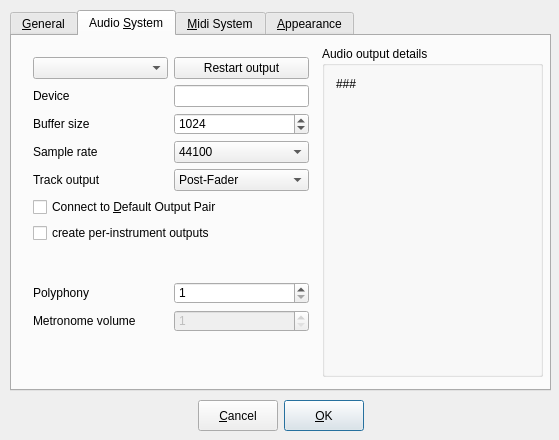
<ui version="4.0" >
 <class>PreferencesDialog_UI</class>
 <widget class="QDialog" name="PreferencesDialog_UI" >
  <property name="geometry" >
   <rect>
    <x>0</x>
    <y>0</y>
    <width>559</width>
    <height>440</height>
   </rect>
  </property>
  <property name="windowTitle" >
   <string>Form1</string>
  </property>
  <widget class="QWidget" name="Layout33" >
   <property name="geometry" >
    <rect>
     <x>10</x>
     <y>400</y>
     <width>541</width>
     <height>31</height>
    </rect>
   </property>
   <layout class="QHBoxLayout" >
    <property name="spacing" >
     <number>6</number>
    </property>
    <property name="leftMargin" >
     <number>0</number>
    </property>
    <property name="topMargin" >
     <number>0</number>
    </property>
    <property name="rightMargin" >
     <number>0</number>
    </property>
    <property name="bottomMargin" >
     <number>0</number>
    </property>
    <item>
     <spacer>
      <property name="orientation" >
       <enum>Qt::Horizontal</enum>
      </property>
      <property name="sizeType" >
       <enum>QSizePolicy::Expanding</enum>
      </property>
      <property name="sizeHint" >
       <size>
        <width>184</width>
        <height>16</height>
       </size>
      </property>
     </spacer>
    </item>
    <item>
     <widget class="QPushButton" name="cancelBtn" >
      <property name="sizePolicy" >
       <sizepolicy vsizetype="Preferred" hsizetype="Preferred" >
        <horstretch>0</horstretch>
        <verstretch>0</verstretch>
       </sizepolicy>
      </property>
      <property name="minimumSize" >
       <size>
        <width>0</width>
        <height>22</height>
       </size>
      </property>
      <property name="text" >
       <string>&amp;Cancel</string>
      </property>
      <property name="shortcut" >
       <string>Alt+C</string>
      </property>
     </widget>
    </item>
    <item>
     <widget class="QPushButton" name="okBtn" >
      <property name="sizePolicy" >
       <sizepolicy vsizetype="Preferred" hsizetype="Preferred" >
        <horstretch>0</horstretch>
        <verstretch>0</verstretch>
       </sizepolicy>
      </property>
      <property name="minimumSize" >
       <size>
        <width>0</width>
        <height>22</height>
       </size>
      </property>
      <property name="text" >
       <string>&amp;OK</string>
      </property>
      <property name="shortcut" >
       <string>Alt+O</string>
      </property>
      <property name="default" >
       <bool>true</bool>
      </property>
      <property name="flat" >
       <bool>false</bool>
      </property>
     </widget>
    </item>
    <item>
     <spacer>
      <property name="orientation" >
       <enum>Qt::Horizontal</enum>
      </property>
      <property name="sizeType" >
       <enum>QSizePolicy::Expanding</enum>
      </property>
      <property name="sizeHint" >
       <size>
        <width>183</width>
        <height>16</height>
       </size>
      </property>
     </spacer>
    </item>
   </layout>
  </widget>
  <widget class="QTabWidget" name="TabWidget2" >
   <property name="geometry" >
    <rect>
     <x>10</x>
     <y>10</y>
     <width>541</width>
     <height>381</height>
    </rect>
   </property>
   <property name="sizePolicy" >
    <sizepolicy vsizetype="Expanding" hsizetype="Expanding" >
     <horstretch>0</horstretch>
     <verstretch>0</verstretch>
    </sizepolicy>
   </property>
   <property name="toolTip" >
    <string/>
   </property>
   <property name="tabShape" >
    <enum>QTabWidget::Rounded</enum>
   </property>
   <property name="currentIndex" >
    <number>1</number>
   </property>
   <widget class="QWidget" name="tab_1" >
    <attribute name="title" >
     <string>&amp;General</string>
    </attribute>
    <widget class="QCheckBox" name="restoreLastUsedSongCheckbox" >
     <property name="geometry" >
      <rect>
       <x>10</x>
       <y>10</y>
       <width>511</width>
       <height>31</height>
      </rect>
     </property>
     <property name="minimumSize" >
      <size>
       <width>0</width>
       <height>22</height>
      </size>
     </property>
     <property name="text" >
      <string>&amp;Reopen last used song</string>
     </property>
     <property name="shortcut" >
      <string>Alt+R</string>
     </property>
    </widget>
    <widget class="QCheckBox" name="useLashCheckbox" >
     <property name="geometry" >
      <rect>
       <x>10</x>
       <y>40</y>
       <width>511</width>
       <height>31</height>
      </rect>
     </property>
     <property name="text" >
      <string>Use lash</string>
     </property>
    </widget>
    <widget class="QSpinBox" name="sBcountOffset" >
     <property name="geometry" >
      <rect>
       <x>11</x>
       <y>91</y>
       <width>52</width>
       <height>21</height>
      </rect>
     </property>
     <property name="toolTip" >
      <string>first step, adjust timing mismatch between controller/keyboard trigger latency and computed bpm</string>
     </property>
     <property name="minimum" >
      <number>-200</number>
     </property>
     <property name="maximum" >
      <number>200</number>
     </property>
    </widget>
    <widget class="QLabel" name="bClabel_2" >
     <property name="geometry" >
      <rect>
       <x>70</x>
       <y>91</y>
       <width>331</width>
       <height>21</height>
      </rect>
     </property>
     <property name="text" >
      <string>Beat counter drift compensation in 1/10 ms   </string>
     </property>
    </widget>
    <widget class="QSpinBox" name="sBstartOffset" >
     <property name="geometry" >
      <rect>
       <x>11</x>
       <y>121</y>
       <width>52</width>
       <height>21</height>
      </rect>
     </property>
     <property name="toolTip" >
      <string>second step, adjust offset between last controller/keybord trigger and the deferred sequencer startup </string>
     </property>
     <property name="minimum" >
      <number>-500</number>
     </property>
     <property name="maximum" >
      <number>500</number>
     </property>
    </widget>
    <widget class="QLabel" name="label" >
     <property name="geometry" >
      <rect>
       <x>70</x>
       <y>121</y>
       <width>261</width>
       <height>21</height>
      </rect>
     </property>
     <property name="text" >
      <string>Beat counter start offset in ms    </string>
     </property>
    </widget>
   </widget>
   <widget class="QWidget" name="tab_2" >
    <attribute name="title" >
     <string>Audio &amp;System</string>
    </attribute>
    <widget class="QGroupBox" name="groupBox" >
     <property name="geometry" >
      <rect>
       <x>310</x>
       <y>10</y>
       <width>221</width>
       <height>331</height>
      </rect>
     </property>
     <property name="title" >
      <string>Audio output details</string>
     </property>
     <layout class="QVBoxLayout" >
      <item>
       <widget class="QLabel" name="driverInfoLbl" >
        <property name="text" >
         <string>###</string>
        </property>
        <property name="alignment" >
         <set>Qt::AlignTop</set>
        </property>
        <property name="wordWrap" >
         <bool>true</bool>
        </property>
       </widget>
      </item>
     </layout>
    </widget>
    <widget class="QWidget" name="layoutWidget" >
     <property name="geometry" >
      <rect>
       <x>10</x>
       <y>10</y>
       <width>298</width>
       <height>331</height>
      </rect>
     </property>
     <layout class="QVBoxLayout" >
      <item>
       <layout class="QHBoxLayout" >
        <item>
         <widget class="QComboBox" name="driverComboBox" />
        </item>
        <item>
         <widget class="QPushButton" name="restartDriverBtn" >
          <property name="text" >
           <string>Restart output</string>
          </property>
         </widget>
        </item>
       </layout>
      </item>
      <item>
       <layout class="QGridLayout" >
        <property name="leftMargin" >
         <number>0</number>
        </property>
        <property name="topMargin" >
         <number>0</number>
        </property>
        <property name="rightMargin" >
         <number>0</number>
        </property>
        <property name="bottomMargin" >
         <number>0</number>
        </property>
        <property name="horizontalSpacing" >
         <number>6</number>
        </property>
        <property name="verticalSpacing" >
         <number>6</number>
        </property>
        <item row="1" column="1" >
         <widget class="QSpinBox" name="bufferSizeSpinBox" >
          <property name="minimumSize" >
           <size>
            <width>0</width>
            <height>22</height>
           </size>
          </property>
          <property name="minimum" >
           <number>100</number>
          </property>
          <property name="maximum" >
           <number>5000</number>
          </property>
          <property name="singleStep" >
           <number>100</number>
          </property>
          <property name="value" >
           <number>1024</number>
          </property>
         </widget>
        </item>
        <item row="2" column="0" >
         <widget class="QLabel" name="sampleRateLbl" >
          <property name="minimumSize" >
           <size>
            <width>0</width>
            <height>22</height>
           </size>
          </property>
          <property name="text" >
           <string>Sample rate</string>
          </property>
         </widget>
        </item>
        <item row="0" column="0" >
         <widget class="QLabel" name="audioDeviceLbl" >
          <property name="text" >
           <string>Device</string>
          </property>
         </widget>
        </item>
        <item row="1" column="0" >
         <widget class="QLabel" name="buffer_sizeLbl" >
          <property name="minimumSize" >
           <size>
            <width>0</width>
            <height>22</height>
           </size>
          </property>
          <property name="text" >
           <string>Buffer size</string>
          </property>
         </widget>
        </item>
        <item row="0" column="1" >
         <widget class="QLineEdit" name="m_pAudioDeviceTxt" >
          <property name="sizePolicy" >
           <sizepolicy vsizetype="Fixed" hsizetype="Minimum" >
            <horstretch>0</horstretch>
            <verstretch>0</verstretch>
           </sizepolicy>
          </property>
         </widget>
        </item>
        <item row="2" column="1" >
         <widget class="QComboBox" name="sampleRateComboBox" >
          <property name="currentIndex" >
           <number>0</number>
          </property>
          <item>
           <property name="text" >
            <string>44100</string>
           </property>
          </item>
          <item>
           <property name="text" >
            <string>48000</string>
           </property>
          </item>
          <item>
           <property name="text" >
            <string>88200</string>
           </property>
          </item>
          <item>
           <property name="text" >
            <string>96000</string>
           </property>
          </item>
         </widget>
        </item>
        <item row="3" column="1" >
         <widget class="QComboBox" name="trackOutputComboBox" >
          <property name="currentIndex" >
           <number>0</number>
          </property>
          <item>
           <property name="text" >
            <string>Post-Fader</string>
           </property>
          </item>
          <item>
           <property name="text" >
            <string>Pre-Fader</string>
           </property>
          </item>
         </widget>
        </item>
        <item row="3" column="0" >
         <widget class="QLabel" name="trackOutLbl" >
          <property name="minimumSize" >
           <size>
            <width>0</width>
            <height>22</height>
           </size>
          </property>
          <property name="text" >
           <string>Track output</string>
          </property>
         </widget>
        </item>
       </layout>
      </item>
      <item>
       <layout class="QVBoxLayout" >
        <property name="spacing" >
         <number>-1</number>
        </property>
        <item>
         <widget class="QCheckBox" name="connectDefaultsCheckBox" >
          <property name="text" >
           <string>Connect to &amp;Default Output Pair</string>
          </property>
          <property name="shortcut" >
           <string>Alt+D</string>
          </property>
         </widget>
        </item>
        <item>
         <widget class="QCheckBox" name="trackOutsCheckBox" >
          <property name="text" >
           <string>create per-instrument outputs</string>
          </property>
          <property name="shortcut" >
           <string>Alt+D</string>
          </property>
         </widget>
        </item>
       </layout>
      </item>
      <item>
       <spacer>
        <property name="orientation" >
         <enum>Qt::Vertical</enum>
        </property>
        <property name="sizeHint" >
         <size>
          <width>20</width>
          <height>40</height>
         </size>
        </property>
       </spacer>
      </item>
      <item>
       <layout class="QGridLayout" >
        <property name="leftMargin" >
         <number>0</number>
        </property>
        <property name="topMargin" >
         <number>0</number>
        </property>
        <property name="rightMargin" >
         <number>0</number>
        </property>
        <property name="bottomMargin" >
         <number>0</number>
        </property>
        <property name="horizontalSpacing" >
         <number>6</number>
        </property>
        <property name="verticalSpacing" >
         <number>6</number>
        </property>
        <item row="0" column="1" >
         <widget class="QSpinBox" name="maxVoicesTxt" >
          <property name="minimumSize" >
           <size>
            <width>0</width>
            <height>22</height>
           </size>
          </property>
          <property name="minimum" >
           <number>1</number>
          </property>
          <property name="maximum" >
           <number>512</number>
          </property>
         </widget>
        </item>
        <item row="1" column="1" >
         <widget class="QSpinBox" name="metronomeVolumeSpinBox" >
          <property name="enabled" >
           <bool>false</bool>
          </property>
          <property name="minimumSize" >
           <size>
            <width>0</width>
            <height>22</height>
           </size>
          </property>
          <property name="minimum" >
           <number>1</number>
          </property>
          <property name="maximum" >
           <number>100</number>
          </property>
         </widget>
        </item>
        <item row="1" column="0" >
         <widget class="QLabel" name="TextLabel1_4" >
          <property name="minimumSize" >
           <size>
            <width>0</width>
            <height>22</height>
           </size>
          </property>
          <property name="text" >
           <string>Metronome volume</string>
          </property>
         </widget>
        </item>
        <item row="0" column="0" >
         <widget class="QLabel" name="textLabel3_3" >
          <property name="text" >
           <string>Polyphony</string>
          </property>
         </widget>
        </item>
       </layout>
      </item>
      <item>
       <spacer>
        <property name="orientation" >
         <enum>Qt::Vertical</enum>
        </property>
        <property name="sizeHint" >
         <size>
          <width>20</width>
          <height>40</height>
         </size>
        </property>
       </spacer>
      </item>
     </layout>
    </widget>
   </widget>
   <widget class="QWidget" name="tab_3" >
    <attribute name="title" >
     <string>&amp;Midi System</string>
    </attribute>
    <widget class="QWidget" name="layoutWidget_4" >
     <property name="geometry" >
      <rect>
       <x>10</x>
       <y>10</y>
       <width>521</width>
       <height>127</height>
      </rect>
     </property>
     <layout class="QGridLayout" >
      <property name="leftMargin" >
       <number>0</number>
      </property>
      <property name="topMargin" >
       <number>0</number>
      </property>
      <property name="rightMargin" >
       <number>0</number>
      </property>
      <property name="bottomMargin" >
       <number>0</number>
      </property>
      <property name="horizontalSpacing" >
       <number>6</number>
      </property>
      <property name="verticalSpacing" >
       <number>6</number>
      </property>
      <item row="1" column="0" >
       <widget class="QLabel" name="textLabel1_3_2" >
        <property name="minimumSize" >
         <size>
          <width>0</width>
          <height>22</height>
         </size>
        </property>
        <property name="text" >
         <string>Input</string>
        </property>
       </widget>
      </item>
      <item row="2" column="1" >
       <widget class="QComboBox" name="midiPortChannelComboBox" >
        <property name="minimumSize" >
         <size>
          <width>0</width>
          <height>22</height>
         </size>
        </property>
        <item>
         <property name="text" >
          <string>All</string>
         </property>
        </item>
        <item>
         <property name="text" >
          <string>1</string>
         </property>
        </item>
        <item>
         <property name="text" >
          <string>2</string>
         </property>
        </item>
        <item>
         <property name="text" >
          <string>3</string>
         </property>
        </item>
        <item>
         <property name="text" >
          <string>4</string>
         </property>
        </item>
        <item>
         <property name="text" >
          <string>5</string>
         </property>
        </item>
        <item>
         <property name="text" >
          <string>6</string>
         </property>
        </item>
        <item>
         <property name="text" >
          <string>7</string>
         </property>
        </item>
        <item>
         <property name="text" >
          <string>8</string>
         </property>
        </item>
        <item>
         <property name="text" >
          <string>9</string>
         </property>
        </item>
        <item>
         <property name="text" >
          <string>10</string>
         </property>
        </item>
        <item>
         <property name="text" >
          <string>11</string>
         </property>
        </item>
        <item>
         <property name="text" >
          <string>12</string>
         </property>
        </item>
        <item>
         <property name="text" >
          <string>13</string>
         </property>
        </item>
        <item>
         <property name="text" >
          <string>14</string>
         </property>
        </item>
        <item>
         <property name="text" >
          <string>15</string>
         </property>
        </item>
        <item>
         <property name="text" >
          <string>16</string>
         </property>
        </item>
       </widget>
      </item>
      <item row="3" column="0" colspan="2" >
       <widget class="QCheckBox" name="m_pIgnoreNoteOffCheckBox" >
        <property name="text" >
         <string>Ignore note-off</string>
        </property>
       </widget>
      </item>
      <item row="1" column="1" >
       <widget class="QComboBox" name="midiPortComboBox" />
      </item>
      <item row="0" column="1" >
       <widget class="QComboBox" name="m_pMidiDriverComboBox" />
      </item>
      <item row="0" column="0" >
       <widget class="QLabel" name="textLabel1_5" >
        <property name="text" >
         <string>Midi driver</string>
        </property>
       </widget>
      </item>
      <item row="2" column="0" >
       <widget class="QLabel" name="textLabel1_3" >
        <property name="minimumSize" >
         <size>
          <width>0</width>
          <height>22</height>
         </size>
        </property>
        <property name="text" >
         <string>Channel</string>
        </property>
       </widget>
      </item>
     </layout>
    </widget>
    <widget class="MidiTable" name="midiTable" >
     <property name="geometry" >
      <rect>
       <x>10</x>
       <y>150</y>
       <width>521</width>
       <height>192</height>
      </rect>
     </property>
    </widget>
   </widget>
   <widget class="QWidget" name="tab_4" >
    <attribute name="title" >
     <string>&amp;Appearance</string>
    </attribute>
    <widget class="QLabel" name="textLabel3" >
     <property name="geometry" >
      <rect>
       <x>10</x>
       <y>300</y>
       <width>521</width>
       <height>40</height>
      </rect>
     </property>
     <property name="text" >
      <string>&lt;i>After a font change the application must be restarted.&lt;/i></string>
     </property>
    </widget>
    <widget class="QWidget" name="layoutWidget_5" >
     <property name="geometry" >
      <rect>
       <x>10</x>
       <y>10</y>
       <width>521</width>
       <height>63</height>
      </rect>
     </property>
     <layout class="QGridLayout" >
      <property name="leftMargin" >
       <number>0</number>
      </property>
      <property name="topMargin" >
       <number>0</number>
      </property>
      <property name="rightMargin" >
       <number>0</number>
      </property>
      <property name="bottomMargin" >
       <number>0</number>
      </property>
      <property name="horizontalSpacing" >
       <number>6</number>
      </property>
      <property name="verticalSpacing" >
       <number>6</number>
      </property>
      <item row="0" column="0" >
       <widget class="QLabel" name="applicationFontLbl" >
        <property name="minimumSize" >
         <size>
          <width>0</width>
          <height>22</height>
         </size>
        </property>
        <property name="frameShape" >
         <enum>QFrame::Box</enum>
        </property>
        <property name="text" >
         <string>Application font</string>
        </property>
        <property name="alignment" >
         <set>Qt::AlignCenter</set>
        </property>
       </widget>
      </item>
      <item row="1" column="0" >
       <widget class="QLabel" name="textLabel1_4" >
        <property name="text" >
         <string>Style</string>
        </property>
       </widget>
      </item>
      <item row="1" column="1" >
       <widget class="QComboBox" name="styleComboBox" />
      </item>
      <item row="0" column="1" >
       <widget class="QPushButton" name="selectApplicationFontBtn" >
        <property name="minimumSize" >
         <size>
          <width>0</width>
          <height>22</height>
         </size>
        </property>
        <property name="text" >
         <string>Select font</string>
        </property>
       </widget>
      </item>
     </layout>
    </widget>
    <widget class="QWidget" name="layoutWidget_6" >
     <property name="geometry" >
      <rect>
       <x>10</x>
       <y>90</y>
       <width>521</width>
       <height>63</height>
      </rect>
     </property>
     <layout class="QGridLayout" >
      <property name="leftMargin" >
       <number>0</number>
      </property>
      <property name="topMargin" >
       <number>0</number>
      </property>
      <property name="rightMargin" >
       <number>0</number>
      </property>
      <property name="bottomMargin" >
       <number>0</number>
      </property>
      <property name="horizontalSpacing" >
       <number>6</number>
      </property>
      <property name="verticalSpacing" >
       <number>6</number>
      </property>
      <item row="0" column="1" >
       <widget class="QPushButton" name="selectMixerFontBtn" >
        <property name="minimumSize" >
         <size>
          <width>0</width>
          <height>22</height>
         </size>
        </property>
        <property name="text" >
         <string>Select font</string>
        </property>
       </widget>
      </item>
      <item row="1" column="0" >
       <widget class="QLabel" name="textLabel1" >
        <property name="minimumSize" >
         <size>
          <width>0</width>
          <height>22</height>
         </size>
        </property>
        <property name="text" >
         <string>Meters falloff speed</string>
        </property>
       </widget>
      </item>
      <item row="1" column="1" >
       <widget class="QComboBox" name="mixerFalloffComboBox" >
        <property name="minimumSize" >
         <size>
          <width>0</width>
          <height>22</height>
         </size>
        </property>
        <item>
         <property name="text" >
          <string>Slow</string>
         </property>
        </item>
        <item>
         <property name="text" >
          <string>Normal</string>
         </property>
        </item>
        <item>
         <property name="text" >
          <string>Fast</string>
         </property>
        </item>
       </widget>
      </item>
      <item row="0" column="0" >
       <widget class="QLabel" name="mixerFontLbl" >
        <property name="minimumSize" >
         <size>
          <width>0</width>
          <height>22</height>
         </size>
        </property>
        <property name="frameShape" >
         <enum>QFrame::Box</enum>
        </property>
        <property name="midLineWidth" >
         <number>0</number>
        </property>
        <property name="text" >
         <string>Mixer font</string>
        </property>
        <property name="alignment" >
         <set>Qt::AlignCenter</set>
        </property>
        <property name="margin" >
         <number>0</number>
        </property>
       </widget>
      </item>
     </layout>
    </widget>
   </widget>
  </widget>
 </widget>
 <layoutdefault spacing="6" margin="11" />
 <customwidgets>
  <customwidget>
   <class>MidiTable</class>
   <extends>QTableWidget</extends>
   <header location="global" >widgets/midiTable.hpp</header>
  </customwidget>
 </customwidgets>
 <resources/>
 <connections/>
</ui>
